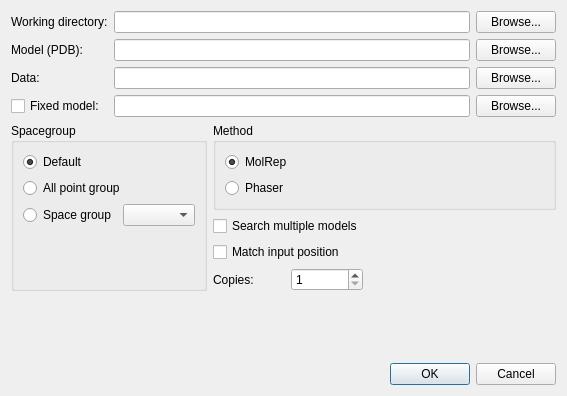
<ui version="4.0" >
 <class>MolRep</class>
 <widget class="QDialog" name="MolRep" >
  <property name="geometry" >
   <rect>
    <x>0</x>
    <y>0</y>
    <width>567</width>
    <height>396</height>
   </rect>
  </property>
  <property name="windowTitle" >
   <string>Molecular Replacement</string>
  </property>
  <layout class="QGridLayout" name="gridLayout_4" >
   <item row="0" column="0" colspan="2" >
    <layout class="QGridLayout" name="gridLayout" >
     <item row="0" column="0" >
      <widget class="QLabel" name="label" >
       <property name="text" >
        <string>Working directory:</string>
       </property>
      </widget>
     </item>
     <item row="1" column="0" >
      <widget class="QLabel" name="label_2" >
       <property name="text" >
        <string>Model (PDB):</string>
       </property>
      </widget>
     </item>
     <item row="2" column="0" >
      <widget class="QLabel" name="label_3" >
       <property name="text" >
        <string>Data:</string>
       </property>
      </widget>
     </item>
     <item row="0" column="1" >
      <widget class="QLineEdit" name="workingDirLineEdit" />
     </item>
     <item row="1" column="1" >
      <widget class="QLineEdit" name="modelLineEdit" />
     </item>
     <item row="2" column="1" >
      <widget class="QLineEdit" name="dataLineEdit" />
     </item>
     <item row="0" column="2" >
      <widget class="QPushButton" name="workingDirPushButton" >
       <property name="text" >
        <string>Browse...</string>
       </property>
      </widget>
     </item>
     <item row="1" column="2" >
      <widget class="QPushButton" name="modelPushButton" >
       <property name="text" >
        <string>Browse...</string>
       </property>
      </widget>
     </item>
     <item row="2" column="2" >
      <widget class="QPushButton" name="dataPushButton" >
       <property name="text" >
        <string>Browse...</string>
       </property>
      </widget>
     </item>
     <item row="3" column="1" >
      <widget class="QLineEdit" name="fixedModelLineEdit" />
     </item>
     <item row="3" column="2" >
      <widget class="QPushButton" name="fixedModelPushButton" >
       <property name="text" >
        <string>Browse...</string>
       </property>
      </widget>
     </item>
     <item row="3" column="0" >
      <widget class="QCheckBox" name="fixedModelCheckBox" >
       <property name="text" >
        <string>Fixed model:</string>
       </property>
      </widget>
     </item>
    </layout>
   </item>
   <item rowspan="2" row="1" column="0" >
    <widget class="QGroupBox" name="groupBox" >
     <property name="title" >
      <string>Spacegroup</string>
     </property>
     <layout class="QGridLayout" name="gridLayout_2" >
      <item row="0" column="0" >
       <widget class="QRadioButton" name="defaultSpacegroupRadioButton" >
        <property name="text" >
         <string>Default</string>
        </property>
        <property name="checked" >
         <bool>true</bool>
        </property>
       </widget>
      </item>
      <item row="1" column="0" colspan="2" >
       <widget class="QRadioButton" name="allPointGroupRadioButton" >
        <property name="text" >
         <string>All point group</string>
        </property>
       </widget>
      </item>
      <item row="2" column="1" >
       <widget class="QComboBox" name="spaceGroupComboBox" />
      </item>
      <item row="2" column="0" >
       <widget class="QRadioButton" name="spaceGroupRadioButton" >
        <property name="text" >
         <string>Space group</string>
        </property>
       </widget>
      </item>
      <item row="3" column="1" >
       <spacer name="verticalSpacer_2" >
        <property name="orientation" >
         <enum>Qt::Vertical</enum>
        </property>
        <property name="sizeHint" stdset="0" >
         <size>
          <width>20</width>
          <height>40</height>
         </size>
        </property>
       </spacer>
      </item>
     </layout>
    </widget>
   </item>
   <item row="1" column="1" >
    <widget class="QGroupBox" name="groupBox_2" >
     <property name="title" >
      <string>Method</string>
     </property>
     <layout class="QVBoxLayout" name="verticalLayout" >
      <item>
       <widget class="QRadioButton" name="molRepRadioButton" >
        <property name="text" >
         <string>MolRep</string>
        </property>
        <property name="checked" >
         <bool>true</bool>
        </property>
       </widget>
      </item>
      <item>
       <widget class="QRadioButton" name="phaserRadioButton" >
        <property name="text" >
         <string>Phaser</string>
        </property>
       </widget>
      </item>
     </layout>
    </widget>
   </item>
   <item row="2" column="1" >
    <layout class="QGridLayout" name="gridLayout_3" >
     <item row="0" column="0" colspan="2" >
      <widget class="QCheckBox" name="searchMultipleCheckBox" >
       <property name="text" >
        <string>Search multiple models</string>
       </property>
      </widget>
     </item>
     <item row="1" column="0" colspan="2" >
      <widget class="QCheckBox" name="matchInputCheckBox" >
       <property name="text" >
        <string>Match input position</string>
       </property>
      </widget>
     </item>
     <item row="2" column="0" >
      <widget class="QLabel" name="label_4" >
       <property name="text" >
        <string>Copies:</string>
       </property>
      </widget>
     </item>
     <item row="2" column="1" >
      <widget class="QSpinBox" name="copiesSpinBox" >
       <property name="minimum" >
        <number>1</number>
       </property>
      </widget>
     </item>
     <item row="2" column="2" >
      <spacer name="horizontalSpacer" >
       <property name="orientation" >
        <enum>Qt::Horizontal</enum>
       </property>
       <property name="sizeHint" stdset="0" >
        <size>
         <width>40</width>
         <height>20</height>
        </size>
       </property>
      </spacer>
     </item>
    </layout>
   </item>
   <item row="3" column="0" >
    <spacer name="verticalSpacer" >
     <property name="orientation" >
      <enum>Qt::Vertical</enum>
     </property>
     <property name="sizeHint" stdset="0" >
      <size>
       <width>20</width>
       <height>40</height>
      </size>
     </property>
    </spacer>
   </item>
   <item row="4" column="0" colspan="2" >
    <widget class="QDialogButtonBox" name="buttonBox" >
     <property name="orientation" >
      <enum>Qt::Horizontal</enum>
     </property>
     <property name="standardButtons" >
      <set>QDialogButtonBox::Cancel|QDialogButtonBox::Ok</set>
     </property>
    </widget>
   </item>
  </layout>
 </widget>
 <tabstops>
  <tabstop>buttonBox</tabstop>
  <tabstop>workingDirLineEdit</tabstop>
  <tabstop>workingDirPushButton</tabstop>
  <tabstop>modelLineEdit</tabstop>
  <tabstop>modelPushButton</tabstop>
  <tabstop>dataLineEdit</tabstop>
  <tabstop>dataPushButton</tabstop>
  <tabstop>fixedModelCheckBox</tabstop>
  <tabstop>fixedModelLineEdit</tabstop>
  <tabstop>fixedModelPushButton</tabstop>
  <tabstop>defaultSpacegroupRadioButton</tabstop>
  <tabstop>allPointGroupRadioButton</tabstop>
  <tabstop>spaceGroupRadioButton</tabstop>
  <tabstop>spaceGroupComboBox</tabstop>
  <tabstop>phaserRadioButton</tabstop>
  <tabstop>molRepRadioButton</tabstop>
  <tabstop>searchMultipleCheckBox</tabstop>
  <tabstop>matchInputCheckBox</tabstop>
 </tabstops>
 <resources/>
 <connections>
  <connection>
   <sender>buttonBox</sender>
   <signal>accepted()</signal>
   <receiver>MolRep</receiver>
   <slot>accept()</slot>
   <hints>
    <hint type="sourcelabel" >
     <x>248</x>
     <y>254</y>
    </hint>
    <hint type="destinationlabel" >
     <x>157</x>
     <y>274</y>
    </hint>
   </hints>
  </connection>
  <connection>
   <sender>buttonBox</sender>
   <signal>rejected()</signal>
   <receiver>MolRep</receiver>
   <slot>reject()</slot>
   <hints>
    <hint type="sourcelabel" >
     <x>316</x>
     <y>260</y>
    </hint>
    <hint type="destinationlabel" >
     <x>286</x>
     <y>274</y>
    </hint>
   </hints>
  </connection>
 </connections>
</ui>
